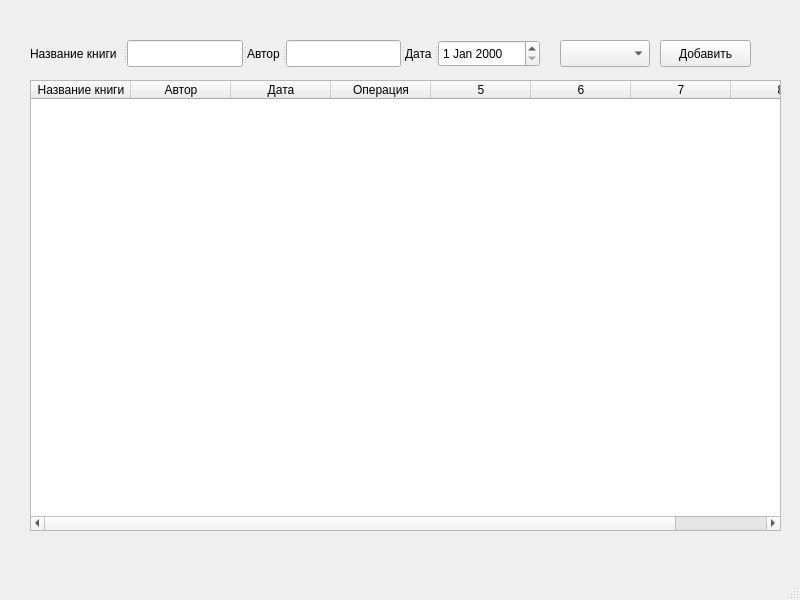
<?xml version="1.0" encoding="UTF-8"?>
<ui version="4.0">
 <class>MainWindow</class>
 <widget class="QMainWindow" name="MainWindow">
  <property name="geometry">
   <rect>
    <x>0</x>
    <y>0</y>
    <width>800</width>
    <height>600</height>
   </rect>
  </property>
  <property name="windowTitle">
   <string>MainWindow</string>
  </property>
  <widget class="QWidget" name="centralwidget">
   <widget class="QComboBox" name="comboType">
    <property name="geometry">
     <rect>
      <x>560</x>
      <y>40</y>
      <width>90</width>
      <height>27</height>
     </rect>
    </property>
   </widget>
   <widget class="QPushButton" name="btnAdd">
    <property name="geometry">
     <rect>
      <x>660</x>
      <y>40</y>
      <width>91</width>
      <height>27</height>
     </rect>
    </property>
    <property name="text">
     <string>Добавить</string>
    </property>
   </widget>
   <widget class="QTableWidget" name="tableRecords">
    <property name="geometry">
     <rect>
      <x>30</x>
      <y>80</y>
      <width>751</width>
      <height>451</height>
     </rect>
    </property>
    <property name="columnCount">
     <number>8</number>
    </property>
    <column>
     <property name="text">
      <string>Название книги</string>
     </property>
    </column>
    <column>
     <property name="text">
      <string>Автор</string>
     </property>
    </column>
    <column>
     <property name="text">
      <string>Дата</string>
     </property>
    </column>
    <column>
     <property name="text">
      <string>Операция</string>
     </property>
    </column>
    <column/>
    <column/>
    <column/>
    <column/>
   </widget>
   <widget class="QSplitter" name="splitter">
    <property name="geometry">
     <rect>
      <x>30</x>
      <y>40</y>
      <width>510</width>
      <height>27</height>
     </rect>
    </property>
    <property name="orientation">
     <enum>Qt::Orientation::Horizontal</enum>
    </property>
    <widget class="QLabel" name="label">
     <property name="text">
      <string>Название книги</string>
     </property>
    </widget>
    <widget class="QLineEdit" name="editBookTitle"/>
    <widget class="QLabel" name="labelAuthor">
     <property name="text">
      <string>Автор</string>
     </property>
    </widget>
    <widget class="QLineEdit" name="editBookAuthor"/>
    <widget class="QLabel" name="labelDate">
     <property name="text">
      <string>Дата</string>
     </property>
    </widget>
    <widget class="QDateEdit" name="dateEdit"/>
   </widget>
  </widget>
  <widget class="QMenuBar" name="menubar">
   <property name="geometry">
    <rect>
     <x>0</x>
     <y>0</y>
     <width>800</width>
     <height>33</height>
    </rect>
   </property>
  </widget>
  <widget class="QStatusBar" name="statusbar"/>
 </widget>
 <resources/>
 <connections/>
</ui>
